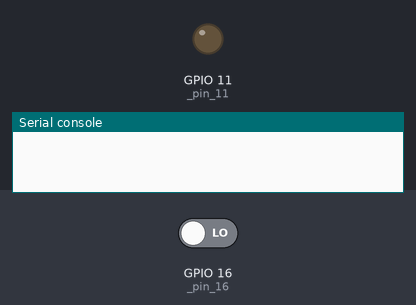
The program below on a simulated ESP32 board running MicroPython. Parts: output pins drawn as LEDs (lit = HIGH), the last lines printed to the serial console. The inputs (shaded band) are chosen by the test bench; at power-on: GPIO 16 (_pin_16) LOW.

Above: at 1.2 s.
1.3 s: GPIO 16 (_pin_16) driven HIGH
At 1.7 s:
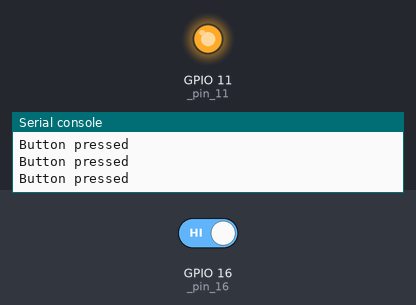
2.8 s: GPIO 16 (_pin_16) driven LOW
At 4.1 s:
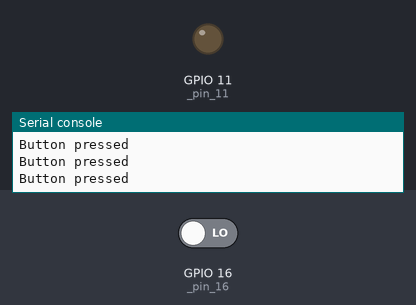
Timing chart, 0 to 5.8 s (numbered marks = the images above; inputs shaded):
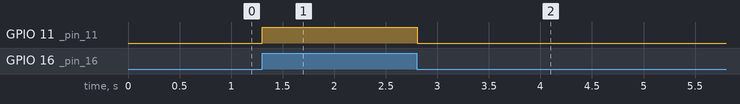

Measured:
- after the input at 1.3 s, GPIO 11 (_pin_11): LOW → HIGH at once
- after the input at 2.8 s, GPIO 11 (_pin_11): HIGH → LOW at once

The program:

Lesson4.py
```python
import os, sys, io
from machine import Pin
import time

_pin_11 = Pin(11, mode=Pin.OUT)
_pin_16 = Pin(16, mode=Pin.IN)

def setup():
    pass

def loop():
    if _pin_16.value() == 1:
        _pin_11.value(1)
        print('Button pressed')
    else:
        _pin_11.value(0)
    time.sleep_ms(100)

if __name__ == '__main__':
    try:
        setup()
        while True:
            loop()
    except (Exception, KeyboardInterrupt) as e:
        print(e)
```
